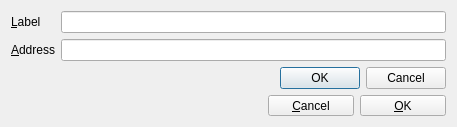
<?xml version="1.0" encoding="UTF-8"?>
<ui version="4.0">
 <class>EditAddressDialog</class>
 <widget class="QDialog" name="EditAddressDialog">
  <property name="geometry">
   <rect>
    <x>0</x>
    <y>0</y>
    <width>457</width>
    <height>126</height>
   </rect>
  </property>
  <property name="windowTitle">
   <string>Edit Address</string>
  </property>
  <layout class="QVBoxLayout" name="verticalLayout">
   <item>
    <layout class="QFormLayout" name="formLayout">
     <property name="fieldGrowthPolicy">
      <enum>QFormLayout::AllNonFixedFieldsGrow</enum>
     </property>
     <item row="0" column="0">
      <widget class="QLabel" name="label">
       <property name="text">
        <string>&amp;Label</string>
       </property>
       <property name="buddy">
        <cstring>labelEdit</cstring>
       </property>
      </widget>
     </item>
     <item row="0" column="1">
      <widget class="QLineEdit" name="labelEdit">
       <property name="toolTip">
        <string>The label associated with this address book entry</string>
       </property>
      </widget>
     </item>
     <item row="1" column="0">
      <widget class="QLabel" name="label_2">
       <property name="text">
        <string>&amp;Address</string>
       </property>
       <property name="buddy">
        <cstring>addressEdit</cstring>
       </property>
      </widget>
     </item>
     <item row="1" column="1">
      <widget class="QLineEdit" name="addressEdit">
       <property name="toolTip">
        <string>The address associated with this address book entry. This can only be modified for sending addresses.</string>
       </property>
      </widget>
     </item>
    </layout>
   </item>
   <item>
    <widget class="QDialogButtonBox" name="buttonBox">
     <property name="orientation">
      <enum>Qt::Horizontal</enum>
     </property>
     <property name="standardButtons">
      <set>QDialogButtonBox::Cancel|QDialogButtonBox::Ok</set>
     </property>
    </widget>
   </item>
   <item>
    <layout class="QHBoxLayout" name="horizontalLayout">
     <item>
      <spacer name="horizontalSpacer">
       <property name="orientation">
        <enum>Qt::Horizontal</enum>
       </property>
       <property name="sizeHint" stdset="0">
        <size>
         <width>40</width>
         <height>20</height>
        </size>
       </property>
      </spacer>
     </item>
     <item>
      <widget class="QToolButton" name="toolButton_2">
       <property name="minimumSize">
        <size>
         <width>86</width>
         <height>0</height>
        </size>
       </property>
       <property name="text">
        <string>&amp;Cancel</string>
       </property>
      </widget>
     </item>
     <item>
      <widget class="QToolButton" name="toolButton">
       <property name="minimumSize">
        <size>
         <width>86</width>
         <height>0</height>
        </size>
       </property>
       <property name="text">
        <string>&amp;OK</string>
       </property>
      </widget>
     </item>
    </layout>
   </item>
  </layout>
 </widget>
 <resources/>
 <connections>
  <connection>
   <sender>buttonBox</sender>
   <signal>accepted()</signal>
   <receiver>EditAddressDialog</receiver>
   <slot>accept()</slot>
   <hints>
    <hint type="sourcelabel">
     <x>248</x>
     <y>254</y>
    </hint>
    <hint type="destinationlabel">
     <x>157</x>
     <y>274</y>
    </hint>
   </hints>
  </connection>
  <connection>
   <sender>buttonBox</sender>
   <signal>rejected()</signal>
   <receiver>EditAddressDialog</receiver>
   <slot>reject()</slot>
   <hints>
    <hint type="sourcelabel">
     <x>316</x>
     <y>260</y>
    </hint>
    <hint type="destinationlabel">
     <x>286</x>
     <y>274</y>
    </hint>
   </hints>
  </connection>
 </connections>
</ui>
